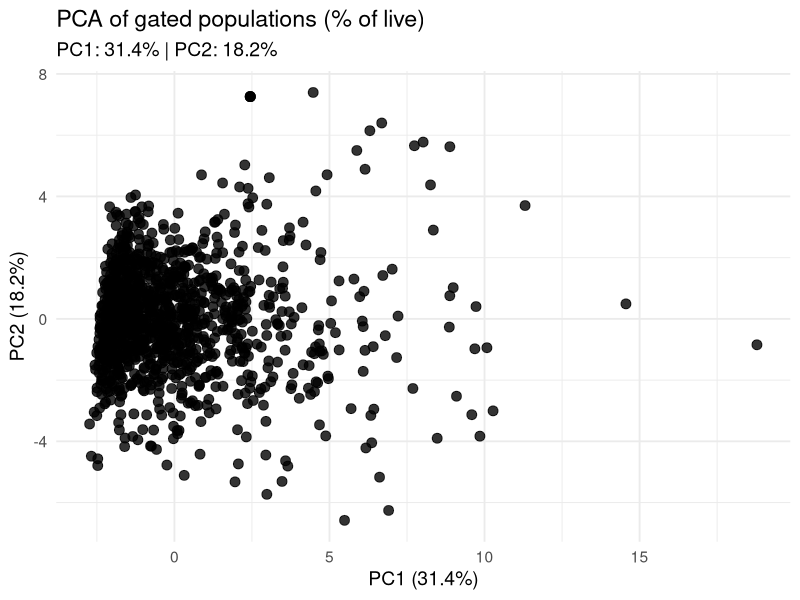
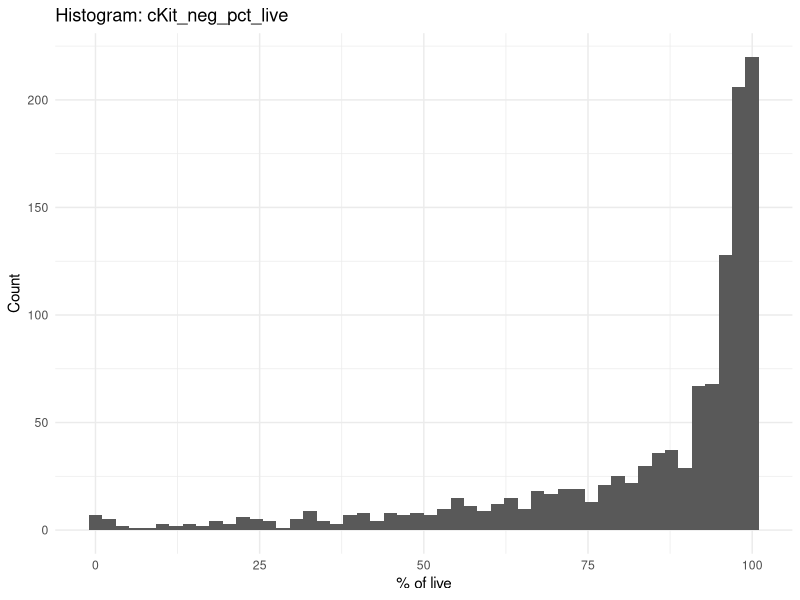
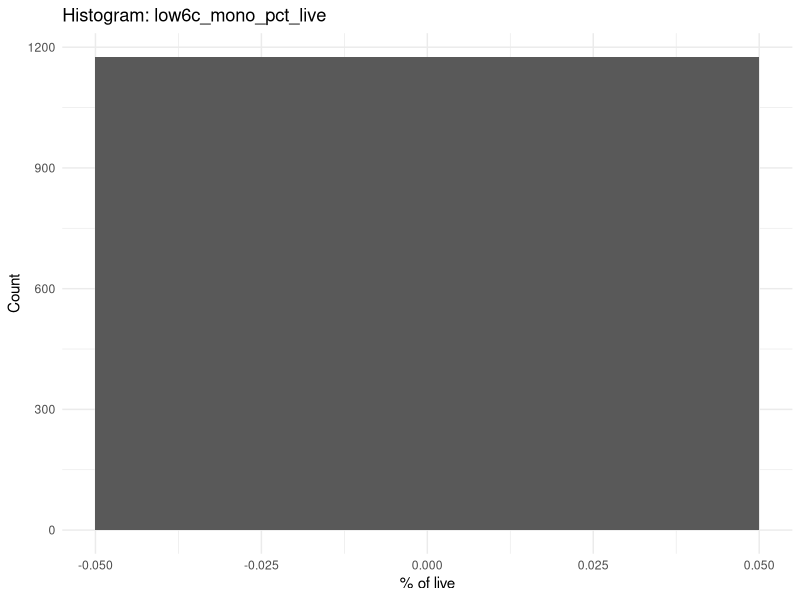
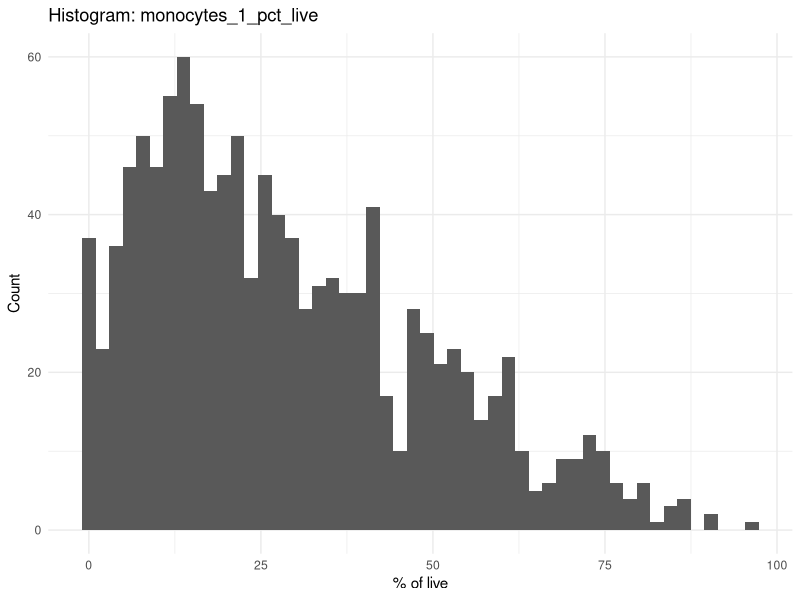
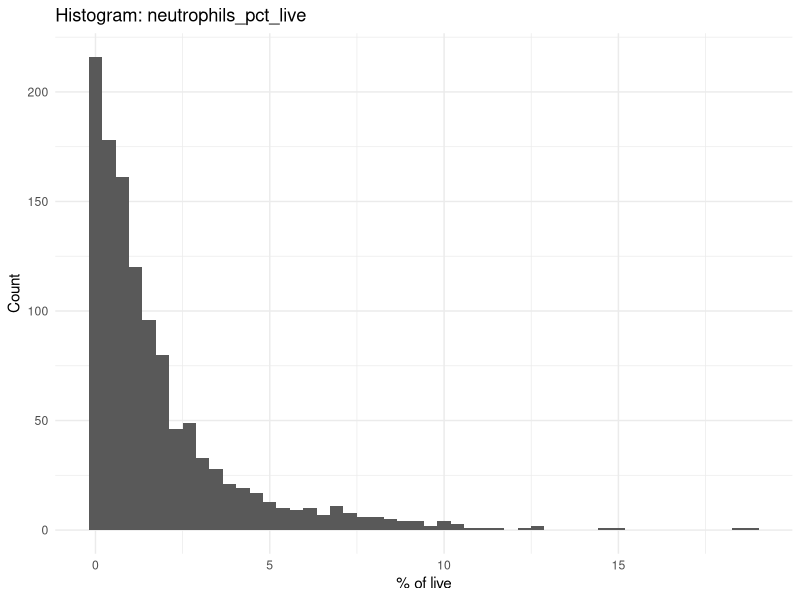
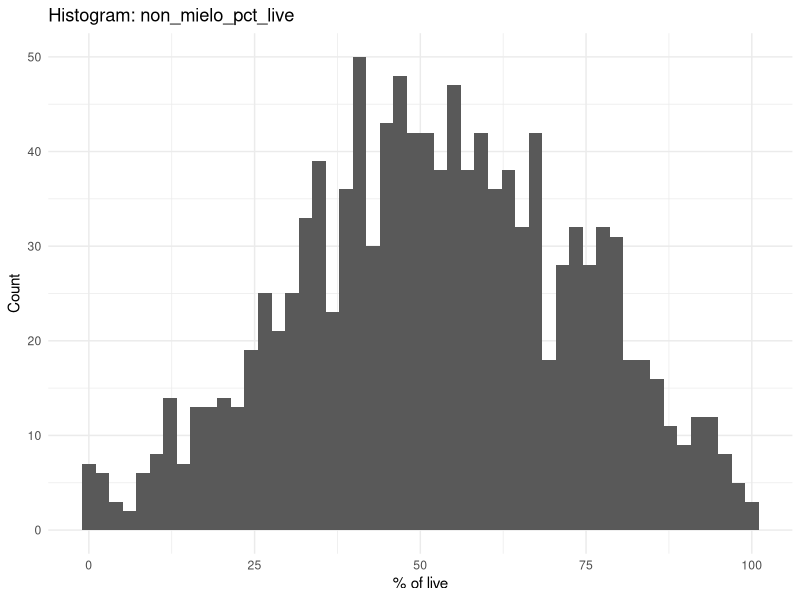
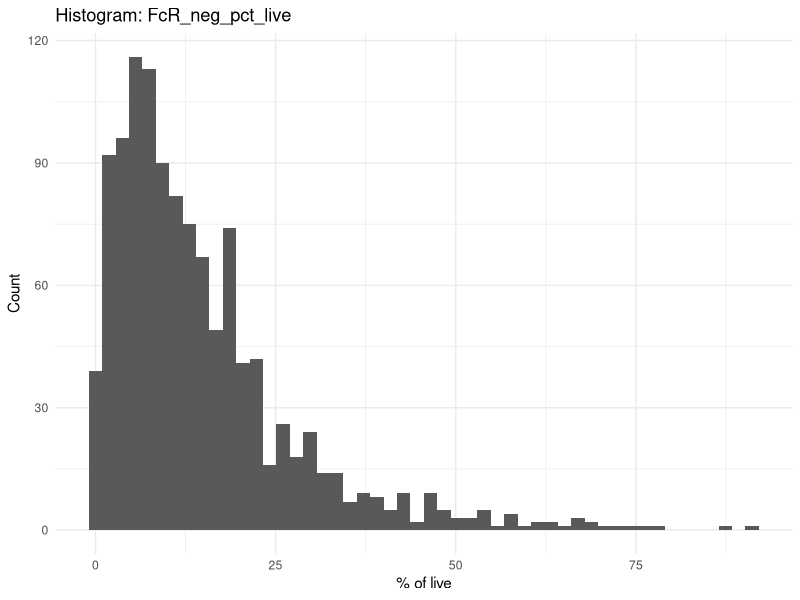
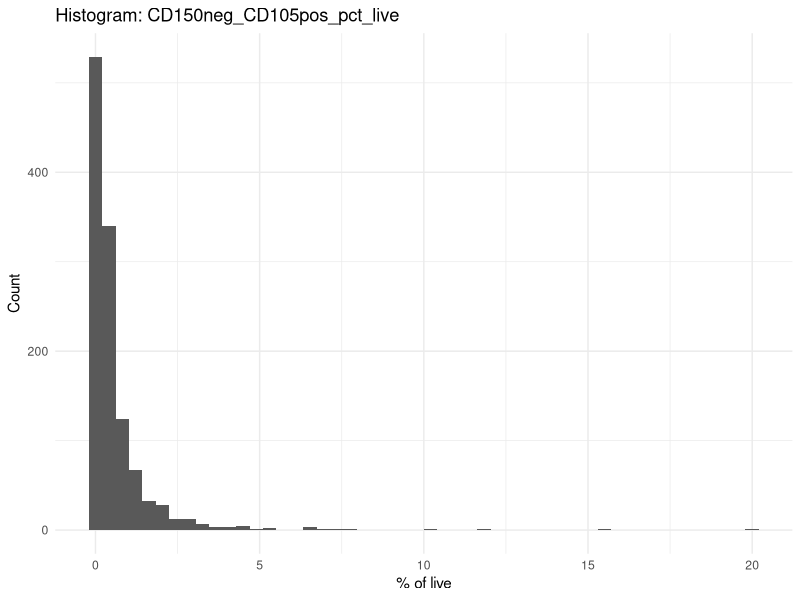

The R script that drew these images, in order:
library(readxl)
library(dplyr)
library(writexl)
library(dplyr)
setwd("~/Desktop/Szade_Lab/aktualne")

cyto_cols <- c(
  "all_events",
  "singlets_cells",
  "Live_dead_Ly6C_subset",
  "cKit_neg",
  "low6c_mono",
  "monocytes_1",
  "neutrophils",
  "non_mielo",
  "FcR_neg",
  "CD150neg_CD105pos",
  "CD150pos_CD105pos",
  "CD150pos_CD105neg",
  "CD150neg_CD105neg",
  "cKit_pos",
  "GMP",
  "non_GMP",
  "CFU_E",
  "CMP",
  "preCFUE",
  "preGM",
  "preMegE",
  "trombo"
)

# wczytanie danych
df <- read_excel("ERC_aim1_exp15_summary.xlsx") 

# OBIEKT R z samą cytometrią
df_cyto <- df %>%
  select(all_of(cyto_cols))

# normalizacja % of live dla wszystkich
denom <- "Live_dead_Ly6C_subset"
gate_cols <- setdiff(colnames(df_cyto), denom)

df_cyto_pct_live <- df_cyto %>%
  mutate(
    across(
      all_of(gate_cols),
      ~ ifelse(.data[[denom]] == 0 | is.na(.data[[denom]]), NA_real_, (.x / .data[[denom]]) * 100),
      .names = "{.col}_pct_live"
    )
  )

#normalizacja % of live dla zgatowanych populacji
gated_populations <- c(
  "cKit_neg",
  "low6c_mono",
  "monocytes_1",
  "neutrophils",
  "non_mielo",
  "FcR_neg",
  "CD150neg_CD105pos",
  "CD150pos_CD105pos",
  "CD150pos_CD105neg",
  "CD150neg_CD105neg",
  "cKit_pos",
  "GMP",
  "non_GMP",
  "CFU_E",
  "CMP",
  "preCFUE",
  "preGM",
  "preMegE",
  "trombo"
)

denom <- "Live_dead_Ly6C_subset"
df_gated_pct_live <- df_cyto %>%
  mutate(
    across(
      all_of(gated_populations),
      ~ ifelse(
        .data[[denom]] == 0 | is.na(.data[[denom]]),
        NA_real_,
        (.x / .data[[denom]]) * 100
      ),
      .names = "{.col}_pct_live"
    )
  ) %>%
  select(ends_with("_pct_live"))

# HISTOGRAMY DLA WSZYSTKICH POPULACJI
library(ggplot2)
df_in <- df_gated_pct_live
out_dir <- file.path(getwd(), "exp_15_histograms_pct_live")
if (!dir.exists(out_dir)) dir.create(out_dir, recursive = TRUE)

# Kolumny do histogramów (wszystkie % of live)
pct_cols <- grep("_pct_live$", colnames(df_in), value = TRUE)

if (length(pct_cols) == 0) {
  stop("Nie znaleziono kolumn kończących się na '_pct_live'")
}

# === HISTOGRAM LOOP ===
for (col in pct_cols) {
  p <- ggplot(df_in, aes(x = .data[[col]])) +
    geom_histogram(bins = 50) +
    labs(
      title = paste("Histogram:", col),
      x = "% of live",
      y = "Count"
    ) +
    theme_minimal()
  
  # nazwa pliku
  safe_name <- gsub("[^A-Za-z0-9_\\-]+", "_", col)
  
  ggsave(
    filename = file.path(out_dir, paste0(safe_name, ".png")),
    plot = p,
    width = 7,
    height = 5,
    dpi = 300
  )
}

message("Histogramy zapisane w: ", out_dir)

library(dplyr)
library(ggplot2)

############## PCA ############################
library(dplyr)
library(tidyr)

pca_df_in <- df_gated_pct_live
pca_mat <- pca_df_in %>%
  mutate(across(everything(), ~ replace_na(.x, 0))) %>%
  as.matrix()

keep_cols <- apply(pca_mat, 2, function(x) var(x, na.rm = TRUE) > 0)
pca_mat2 <- pca_mat[, keep_cols, drop = FALSE]

dropped <- colnames(pca_mat)[!keep_cols]
message("Wyrzucone kolumny (zero variance): ", paste(dropped, collapse = ", "))

pca_res <- prcomp(
  log1p(pca_mat2),
  center = TRUE,
  scale. = TRUE
)

var_explained <- (pca_res$sdev^2) / sum(pca_res$sdev^2) * 100
pca_scores <- as.data.frame(pca_res$x)
library(ggplot2)
pca_df <- as.data.frame(pca_res$x)

ggplot(pca_df, aes(x = PC1, y = PC2)) +
  geom_point(size = 3, alpha = 0.8) +
  labs(
    title = "PCA of gated populations (% of live)",
    subtitle = paste0(
      "PC1: ", round(var_explained[1], 1), "% | ",
      "PC2: ", round(var_explained[2], 1), "%"
    ),
    x = paste0("PC1 (", round(var_explained[1], 1), "%)"),
    y = paste0("PC2 (", round(var_explained[2], 1), "%)")
  ) +
  theme_minimal(base_size = 14)
